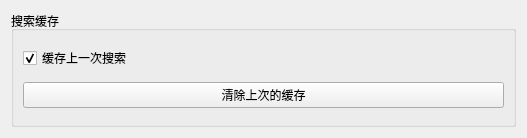
<?xml version="1.0" encoding="UTF-8"?>
<ui version="4.0">
 <class>settings</class>
 <widget class="QWidget" name="settings">
  <property name="geometry">
   <rect>
    <x>0</x>
    <y>0</y>
    <width>527</width>
    <height>138</height>
   </rect>
  </property>
  <property name="windowTitle">
   <string>偏好设置</string>
  </property>
  <layout class="QGridLayout" name="gridLayout">
   <item row="0" column="0">
    <widget class="QGroupBox" name="groupBox">
     <property name="styleSheet">
      <string notr="true">font: 25 10pt &quot;Source Han Serif SC&quot;;</string>
     </property>
     <property name="title">
      <string>搜索缓存</string>
     </property>
     <layout class="QVBoxLayout" name="verticalLayout">
      <item>
       <widget class="QCheckBox" name="cache_last">
        <property name="styleSheet">
         <string notr="true">font: 25 10pt &quot;Source Han Serif SC&quot;;</string>
        </property>
        <property name="text">
         <string>缓存上一次搜索</string>
        </property>
        <property name="checked">
         <bool>true</bool>
        </property>
       </widget>
      </item>
      <item>
       <widget class="QPushButton" name="clear_cache">
        <property name="text">
         <string>清除上次的缓存</string>
        </property>
       </widget>
      </item>
     </layout>
    </widget>
   </item>
  </layout>
 </widget>
 <resources/>
 <connections/>
</ui>
